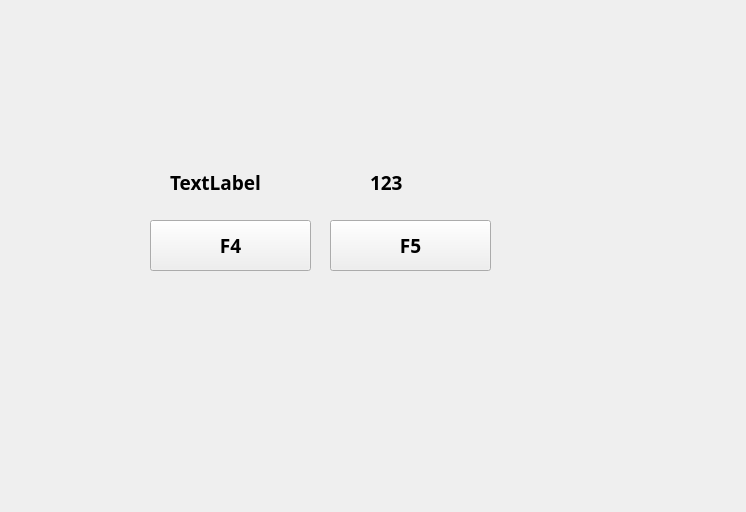
<?xml version="1.0" encoding="UTF-8"?>
<ui version="4.0">
 <class>MainWindow</class>
 <widget class="QMainWindow" name="MainWindow">
  <property name="enabled">
   <bool>true</bool>
  </property>
  <property name="geometry">
   <rect>
    <x>0</x>
    <y>0</y>
    <width>746</width>
    <height>512</height>
   </rect>
  </property>
  <property name="minimumSize">
   <size>
    <width>100</width>
    <height>100</height>
   </size>
  </property>
  <property name="maximumSize">
   <size>
    <width>1280</width>
    <height>960</height>
   </size>
  </property>
  <property name="font">
   <font>
    <family>Arial Black</family>
    <pointsize>14</pointsize>
    <weight>75</weight>
    <bold>true</bold>
   </font>
  </property>
  <property name="cursor">
   <cursorShape>ArrowCursor</cursorShape>
  </property>
  <property name="tabletTracking">
   <bool>true</bool>
  </property>
  <property name="windowTitle">
   <string>XINDA SERVO SYSTEM</string>
  </property>
  <property name="layoutDirection">
   <enum>Qt::LeftToRight</enum>
  </property>
  <property name="autoFillBackground">
   <bool>false</bool>
  </property>
  <property name="styleSheet">
   <string notr="true"/>
  </property>
  <property name="iconSize">
   <size>
    <width>30</width>
    <height>30</height>
   </size>
  </property>
  <property name="toolButtonStyle">
   <enum>Qt::ToolButtonIconOnly</enum>
  </property>
  <property name="animated">
   <bool>false</bool>
  </property>
  <property name="tabShape">
   <enum>QTabWidget::Rounded</enum>
  </property>
  <property name="dockOptions">
   <set>QMainWindow::AllowTabbedDocks</set>
  </property>
  <widget class="QWidget" name="centralwidget">
   <widget class="QPushButton" name="pushButton_Left">
    <property name="geometry">
     <rect>
      <x>150</x>
      <y>220</y>
      <width>161</width>
      <height>51</height>
     </rect>
    </property>
    <property name="text">
     <string>F4</string>
    </property>
   </widget>
   <widget class="QPushButton" name="pushButton_Right">
    <property name="geometry">
     <rect>
      <x>330</x>
      <y>220</y>
      <width>161</width>
      <height>51</height>
     </rect>
    </property>
    <property name="text">
     <string>F5</string>
    </property>
   </widget>
   <widget class="QLabel" name="label_F4">
    <property name="geometry">
     <rect>
      <x>170</x>
      <y>170</y>
      <width>92</width>
      <height>24</height>
     </rect>
    </property>
    <property name="text">
     <string>TextLabel</string>
    </property>
   </widget>
   <widget class="QLabel" name="label_F5">
    <property name="geometry">
     <rect>
      <x>370</x>
      <y>170</y>
      <width>92</width>
      <height>24</height>
     </rect>
    </property>
    <property name="text">
     <string>123</string>
    </property>
   </widget>
  </widget>
 </widget>
 <resources/>
 <connections>
  <connection>
   <sender>pushButton_Left</sender>
   <signal>clicked()</signal>
   <receiver>MainWindow</receiver>
   <slot>f4RowClick()</slot>
   <hints>
    <hint type="sourcelabel">
     <x>310</x>
     <y>270</y>
    </hint>
    <hint type="destinationlabel">
     <x>54</x>
     <y>575</y>
    </hint>
   </hints>
  </connection>
  <connection>
   <sender>pushButton_Right</sender>
   <signal>clicked()</signal>
   <receiver>MainWindow</receiver>
   <slot>f5RowClick()</slot>
   <hints>
    <hint type="sourcelabel">
     <x>310</x>
     <y>330</y>
    </hint>
    <hint type="destinationlabel">
     <x>71</x>
     <y>624</y>
    </hint>
   </hints>
  </connection>
 </connections>
 <slots>
  <slot>fOpenFile()</slot>
  <slot>fSaveFile()</slot>
  <slot>f4RowClick()</slot>
  <slot>f5RowClick()</slot>
  <slot>fDownload_FileFlash()</slot>
 </slots>
</ui>
